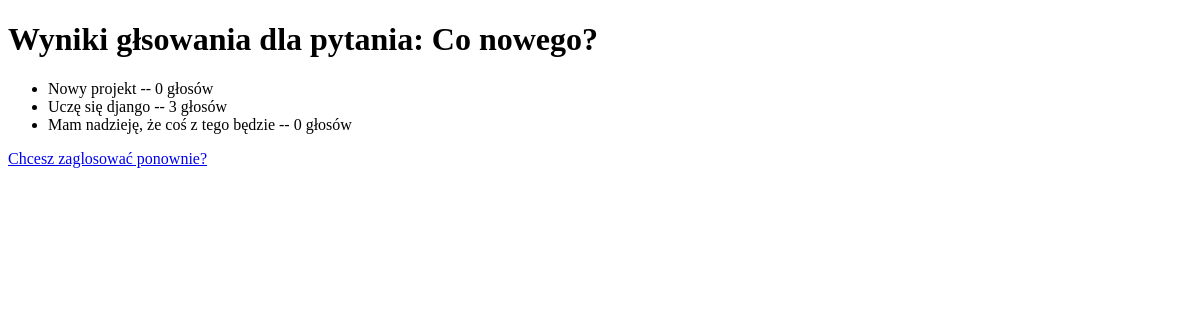
The page /ankiety/1/wyniki/ on the database as committed earlier.
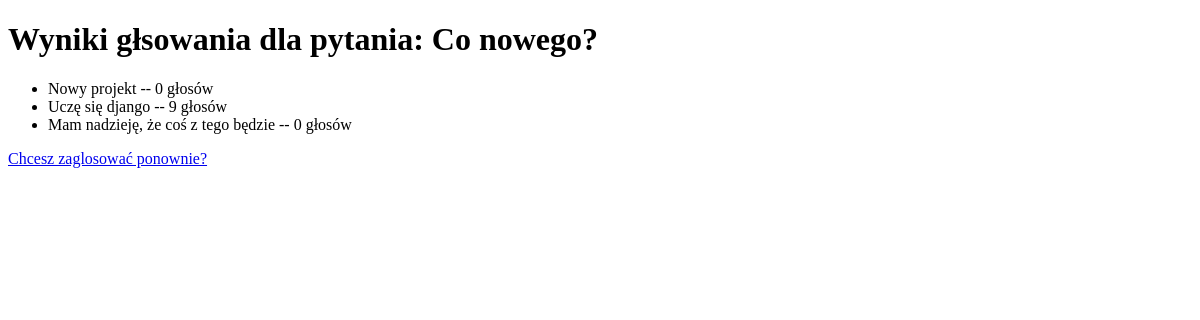
The same page on the database as committed later.
### ankiety/models.py (models this page shows, shortened)
class Wybory(models.Model):
    pytanie = models.ForeignKey(Pytanie, on_delete=models.CASCADE)
    wybory_tekst = models.CharField(max_length=200)
    glosy = models.IntegerField(default=0)

### ankiety/views.py (the view)
# urls.py: path("<int:pk>/wyniki/", views.WynikiView.as_view(), name="wyniki_glosowania"),
class WynikiView(generic.DetailView):
    model = Pytanie
    template_name = "ankiety/wyniki.html"

### ankiety/templates/ankiety/wyniki.html (shortened to what this page needs)
<!DOCTYPE html>
<html lang="pl">
<head>
</head>
<body>
    <h1>Wyniki głsowania dla pytania: {{ pytanie.pytanie_tekst}}</h1>
    <ul>
      {% for wybory in pytanie.wybory_set.all %}
        <li>{{wybory.wybory_tekst}} -- {{ wybory.glosy}} głosów</li>
      {% endfor %}
    </ul>
    <a href="{% url "ankiety:szczegóły" pytanie.id%}">Chcesz zaglosować ponownie?</a>
</body>
</html>

Rows that differ between the two databases and show on the page:
changed Wybory "Uczę się django": glosy "3" → "9"
